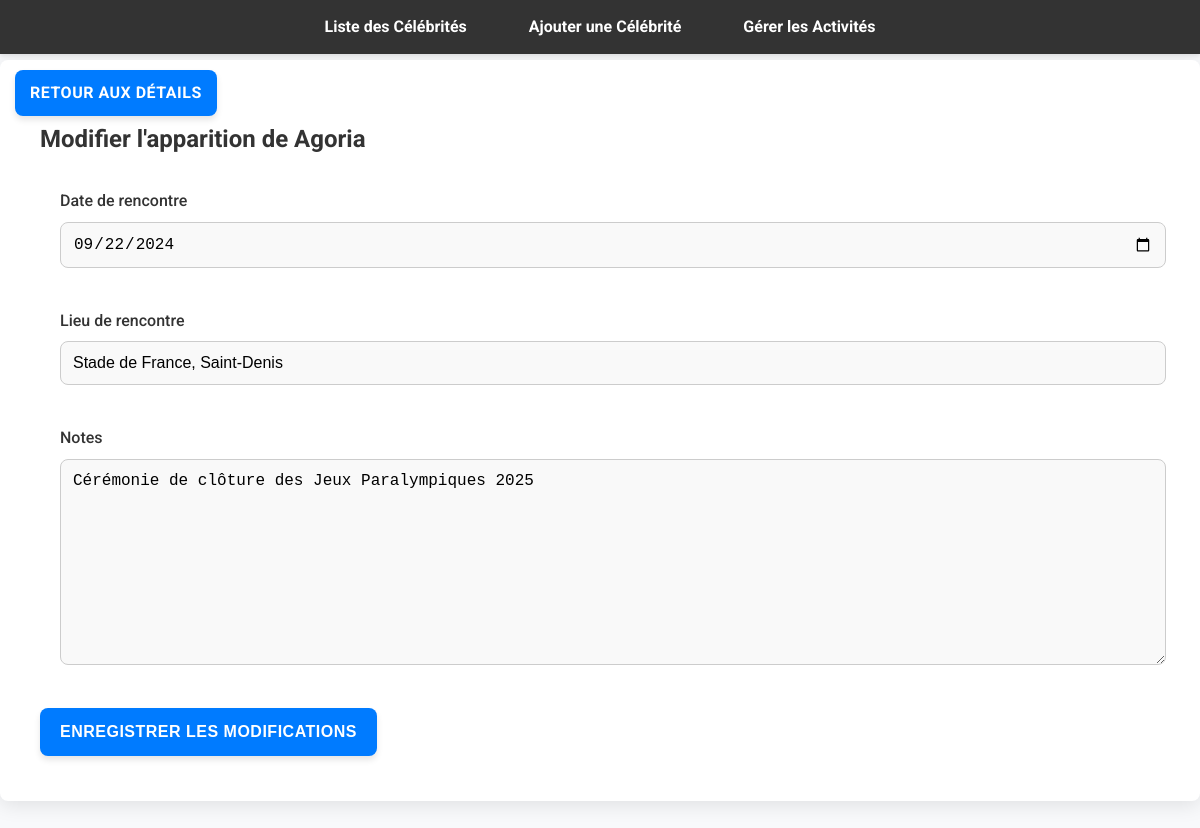
Page /celebs/sighting/edit/112/ on the committed database.
### celebs/models.py (models this page shows, shortened)
class CelebritySighting(models.Model):
    celebrity = models.ForeignKey(Celebrity, on_delete=models.CASCADE, related_name='sightings')
    date_seen = models.DateField(null=True, blank=True)
    location = models.CharField(max_length=255, blank=True, null=True)
    notes = models.TextField(blank=True, null=True)

class Celebrity(models.Model):
    name = models.CharField(max_length=255)
    popularity_score = models.FloatField(default=0)
    image = models.ImageField(upload_to="celebs/", blank=True, null=True)
    activities = models.ManyToManyField(Activity, blank=False)

### celebs/views.py (the view)
# urls.py: path('sighting/edit/<int:sighting_id>/', views.edit_celebrity_sighting, name='edit_celebrity_sighting'),
def edit_celebrity_sighting(request, sighting_id):
    sighting = get_object_or_404(CelebritySighting, id=sighting_id)
    if request.method == "POST":
        form = CelebritySightingForm(request.POST, instance=sighting)
        if form.is_valid():
            form.save()
            return redirect('celebrity_detail', celeb_id=sighting.celebrity.id)
    else:
        form = CelebritySightingForm(instance=sighting)
    return render(request, 'celebs/edit_celebrity_sighting.html', {'form': form, 'sighting': sighting})

### celebs/forms.py
class CelebritySightingForm(forms.ModelForm):
    class Meta:
        model = CelebritySighting
        fields = ['date_seen', 'location', 'notes']
        widgets = {
            'date_seen': CustomDateInput(),
        }

### templates/celebs/edit_celebrity_sighting.html (shortened to what this page needs)
{% extends "base.html" %}
{% block content %}
<a href="{% url 'celebrity_detail' sighting.celebrity.id %}" class="back-button">Retour aux détails</a>
<div class="container">
  <h2>Modifier l'apparition de {{ sighting.celebrity.name }}</h2>
  <form method="POST">
      <div class="form-group">
        <label for="id_date_seen">Date de rencontre</label>
        {{ form.date_seen }}
      </div>
      <div class="form-group">
        <label for="id_location">Lieu de rencontre</label>
        {{ form.location }}
      </div>
      <div class="form-group">
        <label for="id_notes">{{ form.notes.label }}</label>
        {{ form.notes }}
      </div>
    <button type="submit" class="btn">Enregistrer les modifications</button>
  </form>
</div>
{% endblock %}

### static/css/style.css (style rules this page uses)
:root { --primary-color: #b03a3a; --secondary-color: #007bff; --background-color: #f8f9fb; --text-color: #333; --hover-color: #0056b3; --shadow-color: rgba(0, 0, 0, 0.1); --border-radius: 8px; }
body { font-family: 'Roboto', sans-serif; background-color: var(--background-color); color: var(--text-color); margin: 0; padding: 0; line-height: 1.6; }
.container { max-width: 100%; margin: 40px auto; padding: 40px; background: #ffffff; border-radius: var(--border-radius); box-shadow: 0 4px 20px var(--shadow-color); transition: all 0.3s ease; position: relative; overflow: hidden; }
button, .btn { background-color: var(--primary-color); color: white; padding: 12px 20px; border-radius: var(--border-radius); text-transform: uppercase; font-weight: bold; cursor: pointer; border: none; transition: background-color 0.3s ease, transform 0.3s ease; box-shadow: 0 4px 6px var(--shadow-color); display: inline-block; margin: 5px 0; }
.form-group { margin-bottom: 20px; padding: 10px 20px; animation: fadeIn 0.5s ease-in-out; }
.form-group label { font-size: 16px; font-weight: 500; display: block; margin-bottom: 8px; }
.form-group input, .form-group select, .form-group textarea { width: 100%; padding: 12px; border-radius: var(--border-radius); border: 1px solid #ccc; font-size: 16px; background-color: #f9f9f9; transition: border-color 0.3s ease; }
.btn { background-color: var(--secondary-color); color: white; padding: 12px 20px; border-radius: var(--border-radius); text-decoration: none; font-weight: bold; text-transform: uppercase; letter-spacing: 0.5px; transition: background-color 0.3s, transform 0.3s; box-shadow: 0 4px 6px var(--shadow-color); }
.back-button { position: fixed; top: 70px; left: 15px; background-color: var(--secondary-color); color: white; padding: 10px 15px; border-radius: var(--border-radius); text-decoration: none; font-weight: bold; text-transform: uppercase; letter-spacing: 0.5px; transition: background-color 0.3s, transform 0.3s; box-shadow: 0 4px 6px var(--shadow-color); z-index: 1001; }
button, input[type="submit"], .btn { padding: 12px 20px; font-size: 16px; line-height: 1.2; height: 48px; box-sizing: border-box; display: inline-flex; align-items: center; justify-content: center; }

### rows in the picture
CelebritySighting: celebrity.name "Agoria", date_seen "09/22/2024", location "Stade de France, Saint-Denis", notes "Cérémonie de clôture des Jeux Paralympiques 2025"
